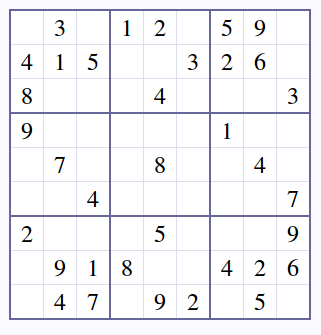
#> input picture corners/sudoku_image_01.png, 321 x 335 px
$ python intersections.py ../corners/sudoku_image_01.png
#> lines starting #> are read from the running program, lines starting #| are printed output that depends on the picture; after the words box and inside, x2 and y2 are one past the last pixel; in counts of white or black regions, pixels touching at a corner belong together
import os
import argparse
import math
import cv2
import numpy as np
import poly_point_isect as bot

def analyze_sudoku_image(imagefile):
#> called with imagefile = '../corners/sudoku_image_01.png'
    img = cv2.imread(imagefile)
#> img is the input picture: shape (335, 321, 3); mean B, G, R 245.5, 241.9, 241.9
    gray = cv2.cvtColor(img, cv2.COLOR_BGR2GRAY)
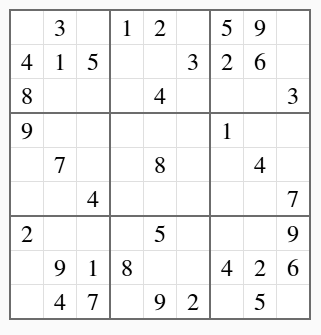
#> gray: shape (335, 321); min 0, max 255, mean 242.4
    print('image size:  ', gray.shape)
#| image size:   (335, 321)

    kernel_size = 5
    blur_gray = cv2.GaussianBlur(gray, (kernel_size, kernel_size), 0)
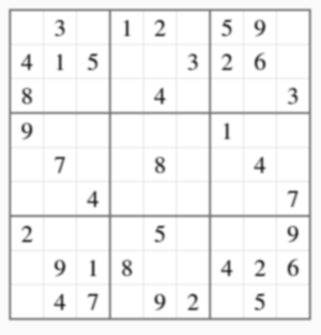
#> blur_gray: shape (335, 321); min 50, max 255, mean 242.4

    low_threshold = 50
    high_threshold = 150
    edges = cv2.Canny(blur_gray, low_threshold, high_threshold)
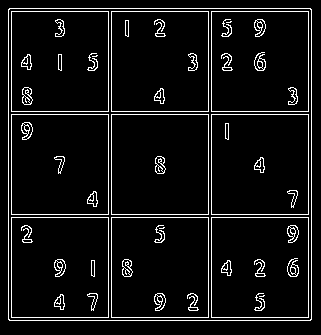
#> edges: shape (335, 321); 6.7% white in thin lines or dots, all inside (x1, y1, x2, y2) = (8, 8, 312, 321)

    rho = 1  # distance resolution in pixels of the Hough grid
    theta = np.pi / 180  # angular resolution in radians of the Hough grid
    threshold = 15  # minimum number of votes (intersections in Hough grid cell)
    min_line_length = 50  # minimum number of pixels making up a line
    max_line_gap = 20  # maximum gap in pixels between connectable line segments
    line_image = np.copy(img) * 0  # creating a blank to draw lines on
#> line_image: shape (335, 321, 3); every value is 0

    # Run Hough on edge detected image
    # Output "lines" is an array containing endpoints of detected line segments
    lines = cv2.HoughLinesP(edges, rho, theta, threshold, np.array([]),
                        min_line_length, max_line_gap)
#> lines = 42 rows, first 6: [8, 317, 311, 317], [9, 8, 310, 8], [211, 320, 211, 11], [311, 319, 311, 9], [8, 319, 8, 9], [9, 320, 310, 320]

    # algorithm --
    # 1. find lines
    # 2. bucket angles to figure out primary axes (by statistical grouping)
    # 3. group lines by intersection with vertical and horizontal axis
    # 4. ....

    print('lines\n\tcount: {}\n\tfirst: {}'.format(len(lines), lines[0]))
#| lines
#| 	count: 42
#| 	first: [[  8 317 311 317]]
    points = []
    for line in lines:
        for x1, y1, x2, y2 in line:
            points.append(((x1 + 0.0, y1 + 0.0), (x2 + 0.0, y2 + 0.0)))
            cv2.line(line_image, (x1, y1), (x2, y2), (255, 0, 0), 5)
#> this loop made 42 passes
#> line on passes 1 to 12: [[8, 317, 311, 317]], [[9, 8, 310, 8]], [[211, 320, 211, 11]], [[311, 319, 311, 9]], [[8, 319, 8, 9]], [[9, 320, 310, 320]], [[308, 316, 308, 11]], [[11, 217, 307, 217]], [[11, 11, 307, 11]], [[11, 114, 307, 114]], [[111, 316, 111, 12]], [[11, 316, 11, 12]]
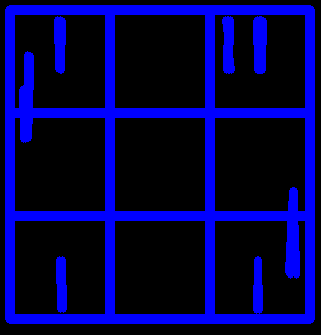
#> line_image: shape (335, 321, 3); mean B, G, R 67.4, 0, 0
#> after the loop, points = 42 items

    def angle(line):
        assert len(line) == 1
        x1, y1, x2, y2 = line[0]
        yd = x2 - x1
        xd = y2 - y1

        # cross product
        dotprod = xd**2+xd*yd
        absprod = math.sqrt((xd**2+yd**2)*(xd+yd)**2)
        return math.acos(dotprod/absprod)

    def length(line):
        assert len(line) == 1
        x1, y1, x2, y2 = line[0]
        yd = x2 - x1
        xd = y2 - y1
        return math.sqrt(xd**2+yd**2)

    lengths = [length(line) for line in lines]
#> lengths = 42 values, max 310 at index 3, min 50.01 at index 16, mean 150.2
    maxlen = max(lengths)
#> maxlen = 310
    scale = maxlen / 10.
#> scale = 31

    angles = [angle(line) for line in lines]
#> angles = 42 values, max 1.57 at index 0, min 0 at index 2, mean 0.311
    #print(angles[:23])

    scaled_angles = []
    for xlength, xangle in zip(lengths, angles):
        scale_count = int(xlength / scale) + 1
        scaled_angles += [xangle]*scale_count
#> this loop made 42 passes
#> (xlength, xangle, scale_count) on passes 2 to 13: (301, 1.57, 10), (309, 0, 10), (310, 0, 11), (310, 0, 11), (301, 1.57, 10), (305, 0, 10), (296, 1.57, 10), (296, 1.57, 10), (296, 1.57, 10), (304, 0, 10), (304, 0, 10), (295, 1.57, 10)
#> (xlength, xangle, scale_count, scaled_angles) on pass 1: (303, 1.57, 10, [1.57, 1.57, 1.57, 1.57, 1.57, 1.57, 1.57, 1.57, 1.57, 1.57])
#> after the loop, scaled_angles = 220 values, max 1.57 at index 0, min 0 at index 20, mean 0.576

    class Bucket:
        def __init__(self, r1, r2):
            self._r1 = r1
            self._r2 = r2

        def __contains__(self, value):
            return self._r1 < value < self._r2

        def __repr__(self):
            return 'Int({:.2f}, {:.2f})'.format(self._r1, self._r2)

        def overlaps(self, other):
            return self._r2 > other._r1

        def outer(self, other):
            return Bucket(self._r1, other._r2)

        def inner(self, other):
            assert self._r2 > other._r1
            return Bucket(other._r1, self._r2)

    buckets = [Bucket(math.pi/20.*(index-1), math.pi/20.*(index+1)) for index in range(40)]

    # run a bi-polar distribution on these angles to get the orientation
    bucket_counts = {i: 0 for i in range(20)}
    for sangle in scaled_angles:
        for index, bucket in enumerate(buckets):
            if sangle in bucket:
                bucket_counts[index%20] += 1
#> this loop made 220 passes
#> sangle on passes 1 to 3: 1.57, 1.57, 1.57
#> after the loop, bucket_counts = 20 items

    print(bucket_counts)
#| {0: 140, 1: 42, 2: 0, 3: 0, 4: 0, 5: 0, 6: 0, 7: 0, 8: 0, 9: 0, 10: 80, 11: 0, 12: 0, 13: 0, 14: 0, 15: 0, 16: 0, 17: 0, 18: 0, 19: 0}
    minb = min(bucket_counts.values())
#> minb = 0
    maxb = max(bucket_counts.values())
#> maxb = 140
    quartiles = (maxb - minb)/4
#> quartiles = 35
    cutoff = minb + 3*quartiles
#> cutoff = 105
    magics = [(index, count) for index, count in bucket_counts.items() if count > cutoff]
#> magics = [(0, 140)]
    if len(magics) == 2:
        if magics[1][0] - magics[0][0] == 10:
            print('square!! got it')
        else:
            print('got it')
        print(magics)
    else:
#> (the run stopped early here; a loop or call above may not have finished)

$ run again, on corners/shown_corners.png
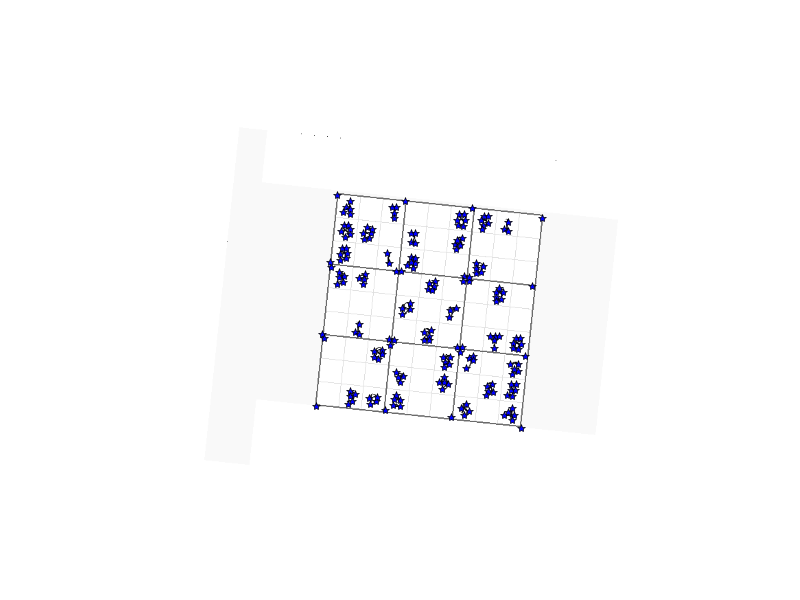
#> input picture corners/shown_corners.png, 800 x 600 px
#> in analyze_sudoku_image, img is the input picture: shape (600, 800, 3); mean B, G, R 251.9, 250.8, 250.8
#| image size:   (600, 800)
#> in analyze_sudoku_image, `edges = cv2.Canny(blur_gray, low_threshold, high_threshold)`:
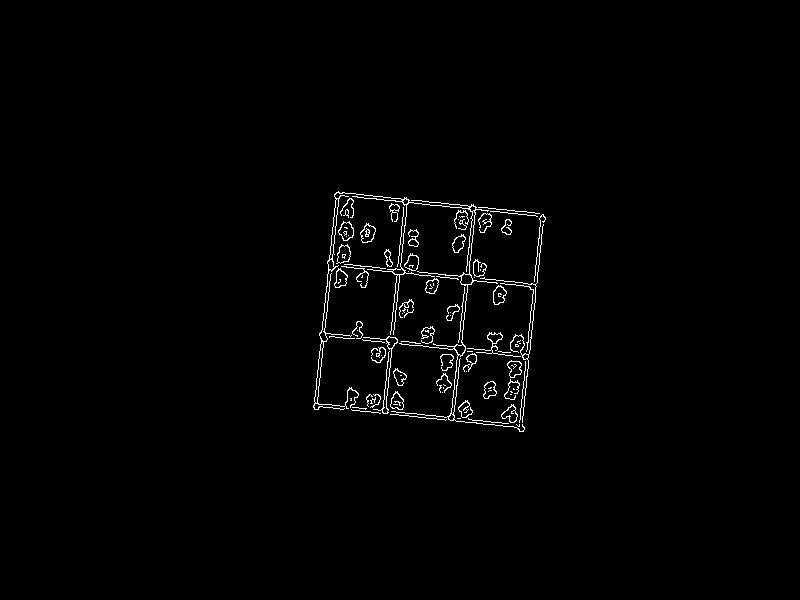
#> edges: shape (600, 800); 1.2% white in thin lines or dots, all inside (x1, y1, x2, y2) = (313, 191, 546, 432)
#> lines = 59 rows, first 6: [518, 429, 541, 215], [382, 412, 405, 198], [328, 265, 535, 287], [336, 192, 543, 214], [521, 431, 543, 216], [385, 413, 407, 203]
#| lines
#| 	count: 59
#| 	first: [[518 429 541 215]]
#> the loop in analyze_sudoku_image, `for line in lines:` made 59 passes
#> after the loop in analyze_sudoku_image, `for line in lines:`:
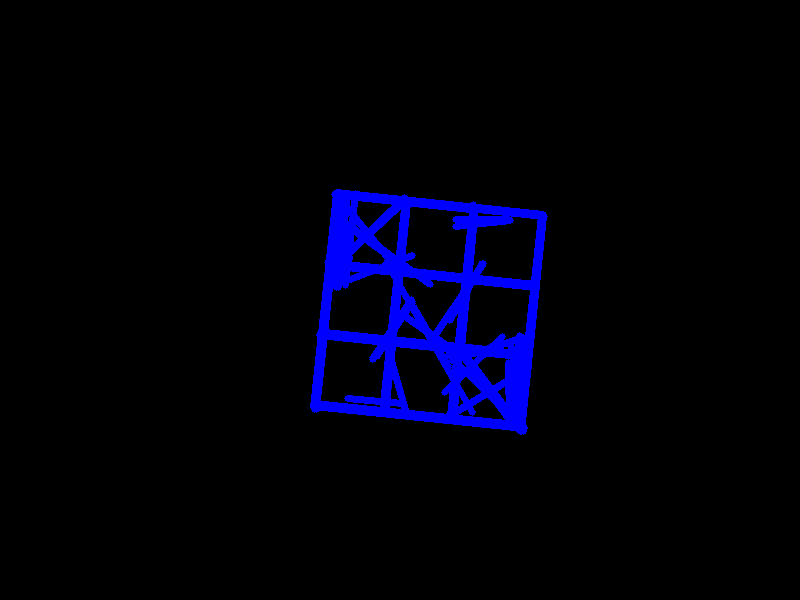
#> line_image: shape (600, 800, 3); mean B, G, R 12.8, 0, 0
#> after the loop in analyze_sudoku_image, `for line in lines:`: points = 59 items
#> lengths = 59 values, max 217.2 at index 9, min 54 at index 41, mean 126.5
#> maxlen = 217.2
#> scale = 21.72
#> angles = 59 values, max 2.34 at index 51, min 0.0156 at index 50, mean 0.808
#> the loop in analyze_sudoku_image, `for xlength, xangle in zip(lengths, angles):` made 59 passes
#> (xlength, xangle, scale_count) on passes 1 to 8: (215.2, 0.107, 10), (215.2, 0.107, 10), (208.2, 1.46, 10), (208.2, 1.46, 10), (216.1, 0.102, 10), (211.1, 0.104, 10), (209.1, 1.47, 10), (75.33, 0.0931, 4)
#> after the loop in analyze_sudoku_image, `for xlength, xangle in zip(lengths, angles):`: scaled_angles = 370 values, max 2.34 at index 330, min 0.0156 at index 327, mean 0.813
#> the loop in analyze_sudoku_image, `for sangle in scaled_angles:` made 370 passes
#> sangle on passes 1 to 3: 0.107, 0.107, 0.107
#> after the loop in analyze_sudoku_image, `for sangle in scaled_angles:`: bucket_counts = 20 items
#| {0: 146, 1: 153, 2: 7, 3: 34, 4: 49, 5: 24, 6: 14, 7: 10, 8: 0, 9: 117, 10: 123, 11: 7, 12: 8, 13: 9, 14: 18, 15: 13, 16: 0, 17: 0, 18: 0, 19: 0}
#> minb = 0
#> maxb = 153
#> quartiles = 38.25
#> cutoff = 114.8
#> magics = [(0, 146), (1, 153), (9, 117), (10, 123)]
